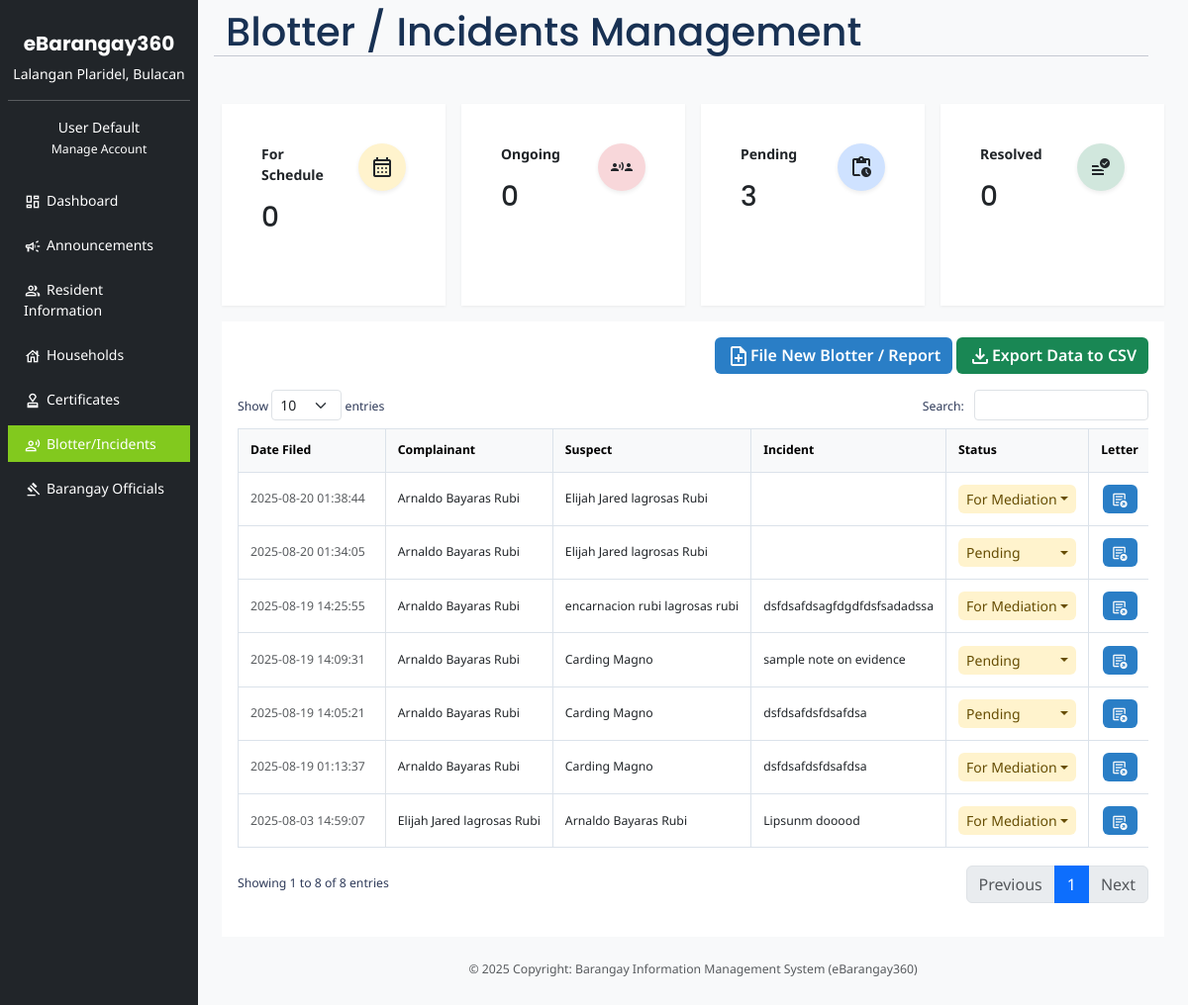
The app's page /public/index.php?page=blotter-reports, older data.
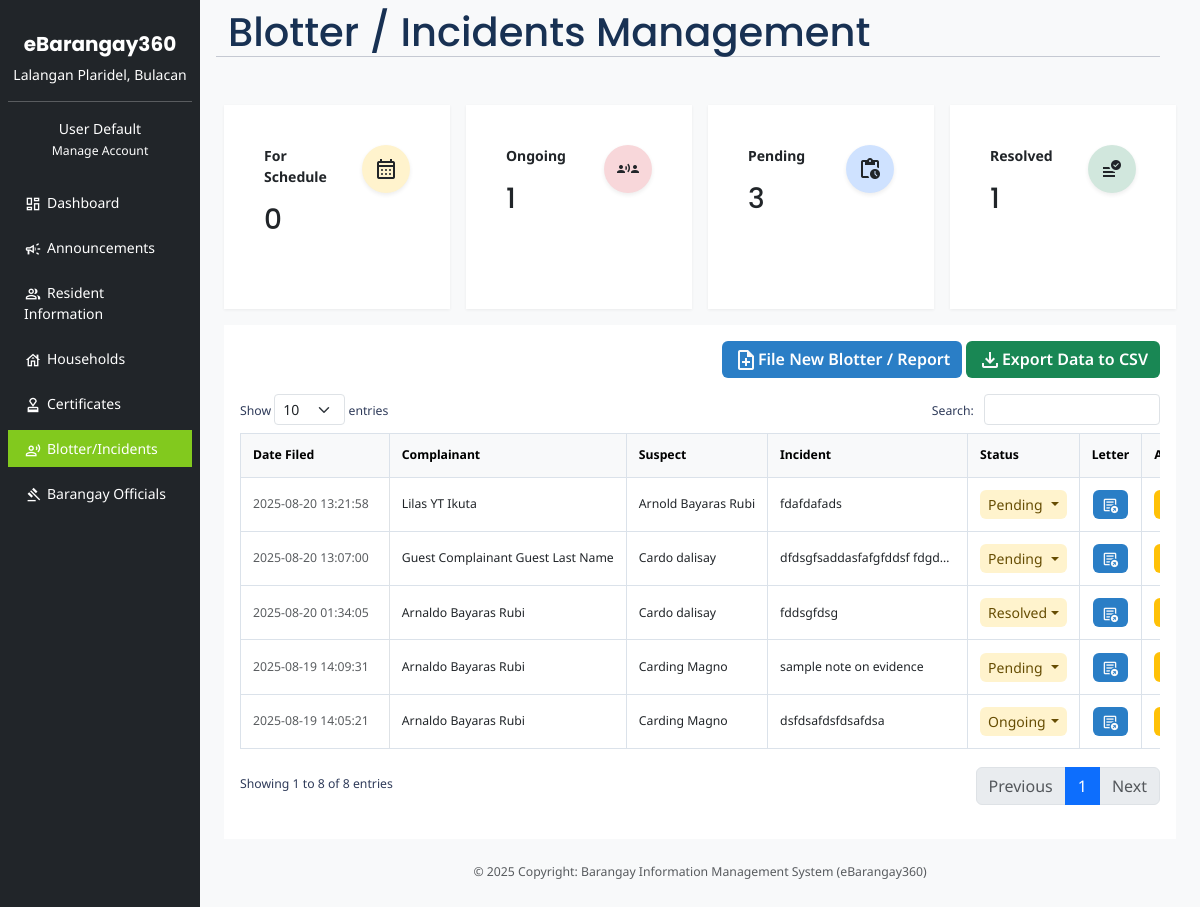
The same page, newer data.
### tables this page shows
CREATE TABLE `blotter_reports` (
  `id` int(11) NOT NULL,
  `complainant_resident_id` int(11) DEFAULT NULL,
  `complainant_first_name` varchar(100) DEFAULT NULL,
  `complainant_middle_name` varchar(100) DEFAULT NULL,
  `complainant_last_name` varchar(100) DEFAULT NULL,
  `complainant_dob` date DEFAULT NULL,
  `complainant_gender` varchar(20) DEFAULT NULL,
  `complainant_civil_status` varchar(50) DEFAULT NULL,
  `complainant_phone` varchar(20) DEFAULT NULL,
  `complainant_email` varchar(100) DEFAULT NULL,
  `complainant_province` varchar(100) DEFAULT NULL,
  `complainant_city` varchar(100) DEFAULT NULL,
  `complainant_barangay` varchar(100) DEFAULT NULL,
  `complainant_zone` varchar(50) DEFAULT NULL,
  `complainant_street` varchar(100) DEFAULT NULL,
  `complainant_landmark` varchar(100) DEFAULT NULL,
  `suspect_resident_id` int(11) DEFAULT NULL,
  `suspect_first_name` varchar(100) DEFAULT NULL,
  `suspect_middle_name` varchar(100) DEFAULT NULL,
  `suspect_last_name` varchar(100) DEFAULT NULL,
  `suspect_dob` date DEFAULT NULL,
  `suspect_gender` varchar(50) DEFAULT NULL,
  `suspect_civil_status` varchar(50) DEFAULT NULL,
  `suspect_phone` varchar(20) DEFAULT NULL,
  `suspect_email` varchar(100) DEFAULT NULL,
  `suspect_province` varchar(100) DEFAULT NULL,
  `suspect_city` varchar(100) DEFAULT NULL,
  `suspect_barangay` varchar(100) DEFAULT NULL,
  `suspect_zone` varchar(50) DEFAULT NULL,
  `suspect_street` varchar(100) DEFAULT NULL,
  `suspect_landmark` varchar(100) DEFAULT NULL,
  `victim_first_name` varchar(100) DEFAULT NULL,
  `victim_middle_name` varchar(100) DEFAULT NULL,
  `victim_last_name` varchar(100) DEFAULT NULL,
  `victim_age` int(11) DEFAULT NULL,
  `involved_parties` text DEFAULT NULL,
  `attending_officer_first_name` varchar(100) DEFAULT NULL,
  `attending_officer_middle_name` varchar(100) DEFAULT NULL,
  `attending_officer_last_name` varchar(100) DEFAULT NULL,
  `incident_type` varchar(100) DEFAULT NULL,
  `date_of_incident` date DEFAULT NULL,
  `time_of_incident` time NOT NULL,
  `incident_location` text DEFAULT NULL,
  `incident_description` text DEFAULT NULL,
  `blotter_code` varchar(50) DEFAULT NULL,
  `status` enum('Pending','For Schedule','Resolved','Ongoing') DEFAULT 'Pending',
  `note_on_evidence` varchar(255) DEFAULT NULL,
  `resolution` varchar(255) NOT NULL,
  `resolution_date` date DEFAULT NULL,
  `created_at` timestamp NOT NULL DEFAULT current_timestamp(),
  `updated_at` timestamp NOT NULL DEFAULT current_timestamp() ON UPDATE current_timestamp(),
  `is_deleted` tinyint(1) NOT NULL DEFAULT 0
);

### resources/views/blotter-reports.php (the view, shortened to what the changed rows need)
<?php
  require '../config/database.php';
  $stmt = $pdo->query("SELECT COUNT(*) FROM blotter_reports WHERE status = 'Pending' AND is_deleted = 0");
  $totalPending = $stmt->fetchColumn();
  $stmt = $pdo->query("SELECT COUNT(*) FROM blotter_reports WHERE status = 'For Schedule' AND is_deleted = 0");
  $totalForSchedule = $stmt->fetchColumn();
  $stmt = $pdo->query("SELECT COUNT(*) FROM blotter_reports WHERE status = 'Resolved' AND is_deleted = 0");
  $totalResolved = $stmt->fetchColumn();
  $stmt = $pdo->query("SELECT COUNT(*) FROM blotter_reports WHERE status = 'Ongoing' AND is_deleted = 0");
  $totalForOngoing = $stmt->fetchColumn();
?>
<main class="col-md-10 ms-sm-auto px-md-4 py-4">
  <div class="row">
    <div class="col-12">
        <div id="group-cards-blotter" class="row g-3 mb-3">
            <div class="row mb-3">
              <h1 class="m-0">Blotter / Incidents Management</h1>
              <hr>
            </div>
            <div class="col-lg-3 col-3">
                <div class="card h-100 rounded-0 border-0">
                    <div class="card-body">
                        <div class="row">
                            <div class="col">
                                <p class="card-text">
                                    <strong>For Schedule</strong>
                                </p>
                                <h3 class="card-title"><?= $totalForSchedule ?></h3>
                            </div>
                            <div class="col-auto">
                                <div class="icon p-3 icon-shape bg-warning-subtle text-warning-emphasis rounded-circle shadow-sm">
                                    <i class="material-symbols-outlined md-24 text-dark">calendar_month</i>
                                </div>
                            </div>
                        </div>
                    </div>
                </div>
            </div>
            <div class="col-lg-3 col-3">
                <div class="card h-100 rounded-0 border-0">
                    <div class="card-body">
                        <div class="row">
                            <div class="col">
                                <p class="card-text">
                                    <strong>Ongoing</strong>
                                </p>
                                <h3 class="card-title"><?= $totalForOngoing ?></h3>
                            </div>
                            <div class="col-auto">
                                <div class="icon p-3 icon-shape bg-danger-subtle text-danger-emphasis rounded-circle shadow-sm">
                                    <i class="material-symbols-outlined md-24 text-dark">communication</i>
                                </div>
                            </div>
                        </div>
                    </div>
                </div>
            </div>
            <div class="col-lg-3 col-3">
                <div class="card h-100 rounded-0 border-0">
                    <div class="card-body">
                        <div class="row">
                            <div class="col">
                                <p class="card-text">
                                    <strong>Pending</strong>
                                </p>
                                <h3 class="card-title"><?= $totalPending ?></h3>
                            </div>
                            <div class="col-auto">
                                <div class="icon p-3 icon-shape bg-primary-subtle text-primary-emphasis rounded-circle shadow-sm">
                                    <i class="material-symbols-outlined md-24 text-dark">pending_actions</i>
                                </div>
                            </div>
                        </div>
                    </div>
                </div>
            </div>
            <div class="col-lg-3 col-3">
                <div class="card h-100 rounded-0 border-0">
                    <div class="card-body">
                        <div class="row">
                            <div class="col">
                                <p class="card-text">
                                    <strong>Resolved</strong>
                                </p>
                                <h3 class="card-title"><?= $totalResolved ?></h3>
                            </div>
                            <div class="col-auto">
                                <div class="icon p-3 icon-shape bg-success-subtle text-success-emphasis rounded-circle shadow-sm">
                                    <i class="material-symbols-outlined md-24 text-dark">data_check</i>
                                </div>
                            </div>
                        </div>
                    </div>
                </div>
            </div>
        </div>
    </div>
  </div>
  <section class="inner-content">
    <div class="container-fluid p-3">
      <div class="row">
        <div class="col-12">
          <div class="row">
            <div class="gap-2 col-12 mb-3 text-end">
              <a href="?page=add-new-blotter-report" class="btn btn-primary fw-semibold btn-with-icon">
                <i class="material-symbols-outlined md-24 text-light">note_add</i>File New Blotter / Report </a>
              <button type="button" class="btn btn-success btn-with-icon fw-semibold" id="export-blotter-data">
                <i class="material-symbols-outlined md-24 text-light">file_download</i>Export Data to CSV </button>
            </div>
          </div>
          <div class="row">
            <div class="gap-2 col-12-lg mb-3 small">
              <div id="blotters-table_wrapper" class="dataTables_wrapper dt-bootstrap5 no-footer">
                <div class="row">
                  <div class="col-sm-12 col-md-6">
                    <div class="dataTables_length" id="blotters-table_length">
                      <label>Show <select name="blotters-table_length" aria-controls="blotters-table" class="form-select form-select-sm">
                          <option value="10">10</option>
                        </select> entries </label>
                    </div>
                  </div>
                  <div class="col-sm-12 col-md-6">
                    <div id="blotters-table_filter" class="dataTables_filter">
                      <label>Search: <input type="search" class="form-control form-control-sm" placeholder="" aria-controls="blotters-table">
                      </label>
                    </div>
                  </div>
                </div>
                <div class="row dt-row">
                  <div class="col-sm-12">
                    <div class="dataTables_scroll">
                      <div class="table-responsive">
                        <table id="blotters-table" class="mt-2 table table-bordered align-middle">
                          <thead class="table-light">
                            <tr>
                              <th>Date Filed</th>
                              <th>Complainant</th>
                              <th>Suspect</th>
                              <th>Incident</th>
                              <th>Status</th>
                              <th>Letter</th>
                              <th>Action</th>
                            </tr>
                          </thead>
                          <tbody style="min-height: 100px;">
                            <?php
                              $countforrows = 0;
                              $stmt = $pdo->query("SELECT * FROM blotter_reports WHERE is_deleted = 0 ORDER BY created_at DESC");
                              while ($row = $stmt->fetch(PDO::FETCH_ASSOC)) {
                                $countforrows++;
                            ?>
                            <tr class="<?php echo $countforrows % 2 == 0 ? 'even' : 'odd'; ?>">
                              <td class="border-end sorting_1">
                                <span class="text-nowrap text-muted pe-2"><?= $row['created_at'] ?></span>
                              </td>
                              <td>
                                <span class="text-nowrap"><?= $row['complainant_first_name'] .' ' .$row['complainant_middle_name']. ' '.$row['complainant_last_name']  ?></span>
                              </td>
                              <td>
                                <span class="text-nowrap"><?= $row['suspect_first_name'] .' ' .$row['suspect_middle_name']. ' '.$row['suspect_last_name']  ?></span>
                              </td>
                              <td style="max-width: 200px;" class="text-truncate"><?= $row['incident_description'] ?></td>
                              <td>
                                <div class="dropdown">
                                  <button type="button" class="btn btn-sm text-warning-emphasis bg-warning-subtle text-nowrap dropdown-toggle text-start w-100 d-flex justify-content-between align-items-center" data-bs-toggle="dropdown" aria-expanded="false"><?= $row['status'] ?></button>
                                </div>
                              </td>
                              <td class="text-center">
                                <button class="btn btn-sm btn-primary" type="button" data-bs-toggle="dropdown" aria-expanded="true">
                                <i class="add-resident-subheading-icon material-symbols-outlined md-18 text-light">export_notes</i>
                                </button>
                              </td>
                              <td class="text-center">
                                <div class="d-flex gap-2">
                                  <a data-id="<?= $row['id'] ?>" href="?page=edit-blotter-report&blotter_id=<?= $row['id'] ?>" class="btn btn-sm btn-warning text-white edit-btn" title="Edit"><i class="material-symbols-outlined md-18">edit</i></a>
                                </div>
                              </td>
                            </tr>
                            <?php } ?>
                          </tbody>
                        </table>
                      </div>
                    </div>
                  </div>
                </div>
                <div class="row">
                  <div class="col-sm-12 col-md-5">
                    <div class="dataTables_info" id="blotters-table_info" role="status" aria-live="polite">Showing 1 to 8 of 8 entries</div>
                  </div>
                  <div class="col-sm-12 col-md-7">
                    <div class="dataTables_paginate paging_simple_numbers" id="blotters-table_paginate">
                      <ul class="pagination">
                        <li class="paginate_button page-item previous disabled" id="blotters-table_previous">
                          <a aria-controls="blotters-table" aria-disabled="true" aria-role="link" data-dt-idx="previous" tabindex="0" class="page-link">Previous</a>
                        </li>
                        <li class="paginate_button page-item active">
                          <a href="#" aria-controls="blotters-table" aria-role="link" aria-current="page" data-dt-idx="0" tabindex="0" class="page-link">1</a>
                        </li>
                        <li class="paginate_button page-item next disabled" id="blotters-table_next">
                          <a aria-controls="blotters-table" aria-disabled="true" aria-role="link" data-dt-idx="next" tabindex="0" class="page-link">Next</a>
                        </li>
                      </ul>
                    </div>
                  </div>
                </div>
              </div>
            </div>
          </div>
        </div>
      </div>
    </div>
  </section>

Row changes from the older to the newer data that the page shows:
no longer on this page (row edited): blotter_reports: created_at "2025-08-20 01:38:44", complainant_first_name "Arnaldo", complainant_middle_name "Bayaras", complainant_last_name "Rubi", suspect_first_name "Elijah Jared", suspect_middle_name "lagrosas", suspect_last_name "Rubi", status "For Mediation"
no longer on this page (row edited): blotter_reports: created_at "2025-08-19 14:25:55", complainant_first_name "Arnaldo", complainant_middle_name "Bayaras", complainant_last_name "Rubi", suspect_first_name "encarnacion rubi", suspect_middle_name "lagrosas", suspect_last_name "rubi", incident_description "dsfdsafdsagfdgdfdsfsadadssa", status "For Mediation"
no longer on this page (row edited): blotter_reports: created_at "2025-08-19 01:13:37", complainant_first_name "Arnaldo", complainant_middle_name "Bayaras", complainant_last_name "Rubi", suspect_first_name "Carding", suspect_last_name "Magno", incident_description "dsfdsafdsfdsafdsa", status "For Mediation"
no longer on this page (row edited): blotter_reports: created_at "2025-08-03 14:59:07", complainant_first_name "Elijah Jared", complainant_middle_name "lagrosas", complainant_last_name "Rubi", suspect_first_name "Arnaldo", suspect_middle_name "Bayaras", suspect_last_name "Rubi", incident_description "Lipsunm dooood", status "For Mediation"
added blotter_reports: created_at "2025-08-20 13:21:58", complainant_first_name "Lilas YT", complainant_last_name "Ikuta", suspect_first_name "Arnold", suspect_middle_name "Bayaras", suspect_last_name "Rubi", incident_description "fdafdafads", status "Pending"
added blotter_reports: created_at "2025-08-20 13:07:00", complainant_first_name "Guest Complainant", complainant_last_name "Guest Last Name", suspect_first_name "Cardo", suspect_last_name "dalisay", incident_description "dfdsgfsaddasfafgfddsf fdgds…", status "Pending"
changed blotter_reports: suspect_first_name "Elijah Jared" → "Cardo"; suspect_last_name "Rubi" → "dalisay"; incident_description (not shown) → "fddsgfdsg"; status "Pending" → "Resolved"; suspect_middle_name "lagrosas" → (not shown)
changed blotter_reports "dsfdsafdsfdsafdsa": status "Pending" → "Ongoing"
Text that changed along with them:
$totalForOngoing: "0" → "1"
$totalResolved: "0" → "1"
